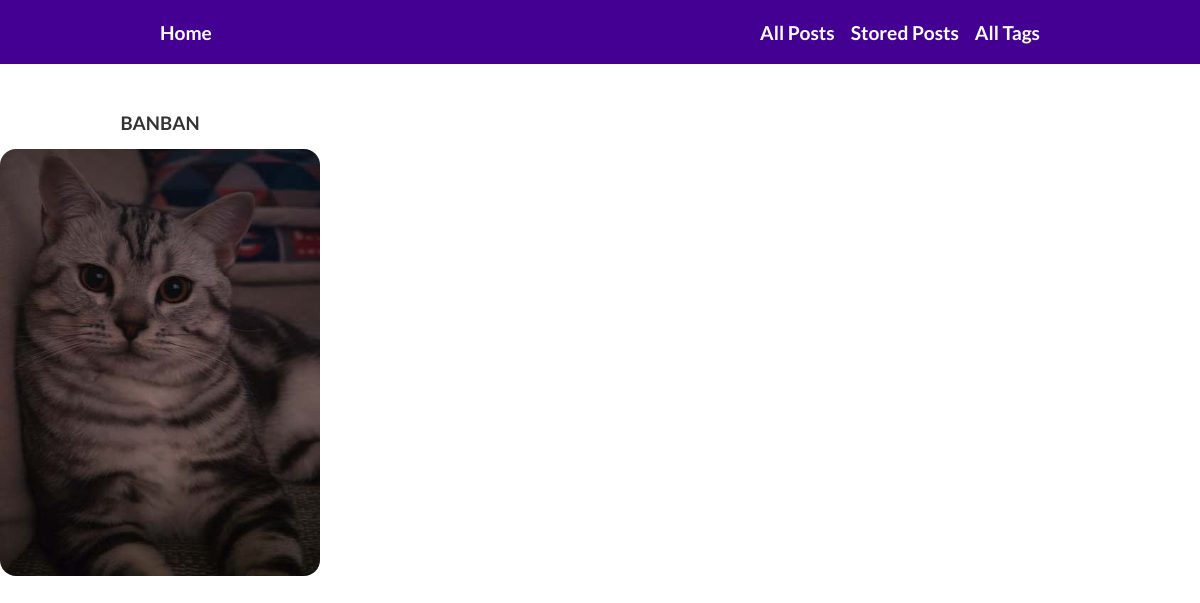
/photos/, run on the app's committed database.
### photos/models.py (models this page shows, shortened)
class BanBan(models.Model):
    image = ProcessedImageField(
        upload_to="banban",
        processors=[
            Adjust(contrast=1.2, sharpness=1.1),
            SmartResize(width=450, height=600)
        ],
        format='JPEG',
        options={'quality': 60},
        null=True,
    )

### photos/views.py (the view)
# urls.py: path("", PhotosView.as_view(), name="photos"),
class PhotosView(TemplateView):
    template_name = "photos/photos.html"
    def get_context_data(self, **kwargs):
        context = super().get_context_data(**kwargs)
        banban = BanBan.objects.first()
        context["photo_dict"] = {
            "banban": banban
        }
        return context

### photos/templates/photos/photos.html
{% extends "base.html" %}
{% load static %}
{% block css_file %}
<link rel="stylesheet" href="{% static 'photos/photos.css' %}">
{% endblock %}
{% block content %}
    <div class="photos-container">
        {% for photo_name, photo in photo_dict.items %}
            <div class="photo-item">
                <h3>{{ photo_name | upper }}</h3>
                <a href="{% url 'banban' photo.id %}"><img src="{{ photo.image.url }}" class="first-photo"></a>
            </div>
        {% endfor %}
    </div>
{% endblock %}

### static/layout.css (style rules this page uses)
* { box-sizing: border-box; margin: 0; }
html { font-family: Lato, sans-serif; color:#333; }
body { width: 100%; height: 100vh; display: flex; flex-direction: column; align-items: center; }
h3 { margin-bottom: 15px; }
a, a:visited { text-decoration: none; }

### static/photos/photos.css (style rules this page uses)
.photos-container { display: grid; grid-template-columns: repeat(4, 1fr); gap: 2rem; margin: 3rem 0; }
.photo-item { display: flex; flex-direction: column; align-items: center; justify-content: center; }
.first-photo { width: 20rem; border-radius: 1rem; }

### data on the page
BanBan: photo_name "BANBAN", image (picture)
